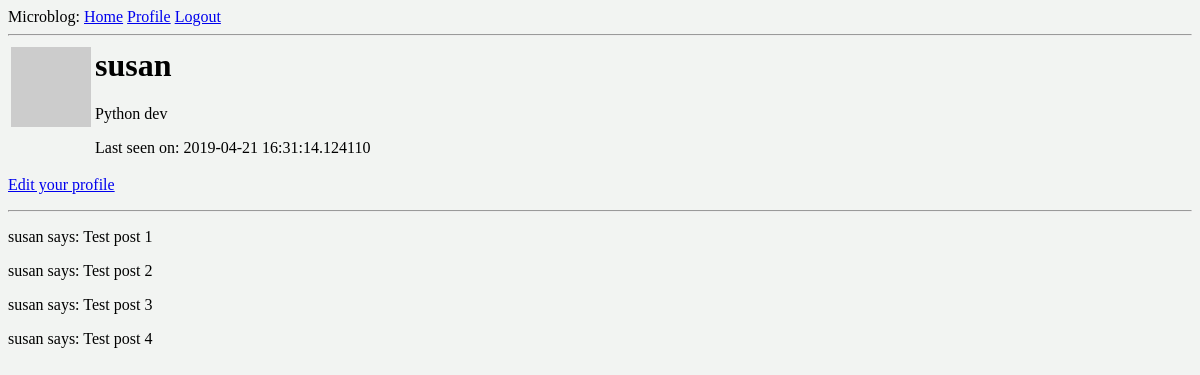
The page /user/susan (signed in) on the database as committed earlier.
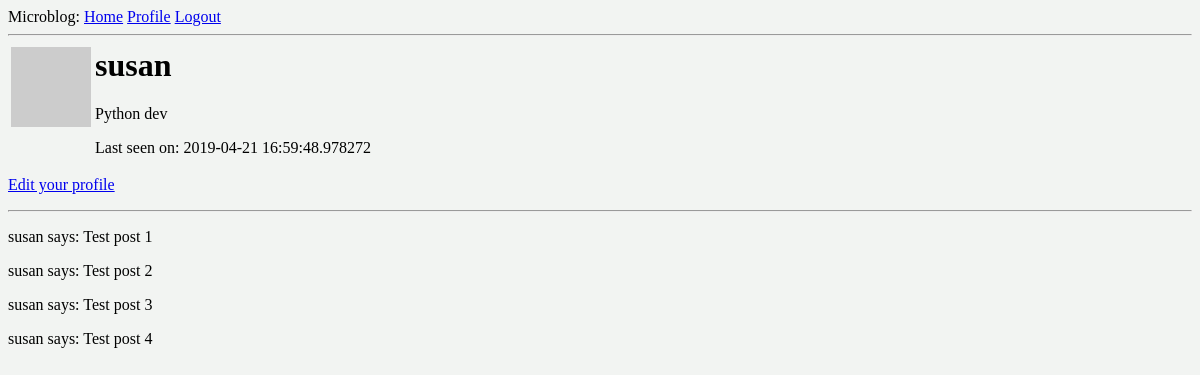
The same page on the database as committed later.
### app/models.py (models this page shows, shortened)
class User(UserMixin, db.Model):
    id = db.Column(db.Integer, primary_key=True)
    username = db.Column(db.String(64), index=True, unique=True)
    email = db.Column(db.String(120), index=True, unique=True)
    password_hash = db.Column(db.String(128))
    about_me = db.Column(db.String(140))
    last_seen = db.Column(db.DateTime, default=datetime.utcnow)
    posts = db.relationship('Post', backref='author', lazy='dynamic')
    def avatar(self, size):
        digest = md5(self.email.lower().encode('utf-8')).hexdigest()
        return 'https://www.gravatar.com/avatar/{}?d=identicon&s={}'.format(digest, size)

### app/routes.py (the view)
@app.route('/user/<username>')
@login_required
def user(username):
    user = User.query.filter_by(username=username).first_or_404()
    posts = [
        {'author': user, 'body': 'Test post 1'},
        {'author': user, 'body': 'Test post 2'},
        {'author': user, 'body': 'Test post 3'},
        {'author': user, 'body': 'Test post 4'}
    ]
    return render_template('user.html', user=user, posts=posts)

### app/models.py (called while the page is built)
@auth.user_loader
def load_user(id):
    print('load user')
    return User.query.get(int(id))

### app/routes.py (called while the page is built)
@app.before_request
def before_request():
    if current_user.is_authenticated:
        current_user.last_seen = datetime.utcnow()
        db.session.commit()

### app/templates/user.html
{% extends "base.html" %}
{% block content %}
    <table>
        <tr valign="top">
            <td><img src="{{ user.avatar(64) }}"></td>
            <td>
                <h1>{{ user.username }}</h1>
                {% if user.about_me %}
                <p>{{ user.about_me }}</p>
                {% endif %}
                {% if user.last_seen %}
                <p>Last seen on: {{ user.last_seen }}</p>
                {% endif %}
            </td>
        </tr>
    </table>
    {% if user == current_user %}
    <p><a href="{{ url_for('edit_profile') }}">Edit your profile</a></p>
    {%  endif %}
    <hr>
    {% for post in posts %}
    <p>
    {{ post.author.username }} says: {{ post.body }}<br>
    </p>
    {% endfor %}
{% endblock %}

### app/templates/base.html (shortened to what this page needs)
<html>
<head>
</head>
<body>
    <div>
        Microblog:
        <a href="{{ url_for('index') }}">Home</a>
        {% if current_user.is_anonymous %}
        <a href="{{ url_for('login') }}">Login</a>
        <a href="{{ url_for('register') }}">Register</a>
        {% else %}
        <a href="{{ url_for('user', username=current_user.username) }}">Profile</a>
        <a href="{{ url_for('logout') }}">Logout</a>
        {%  endif %}
    </div>
    <hr>
    {% block content %}{% endblock %}
</body>
</html>

Rows that differ between the two databases and show on the page:
changed User "susan": last_seen "2019-04-21 16:31:14.124110" → "2019-04-21 16:59:48.978272"
